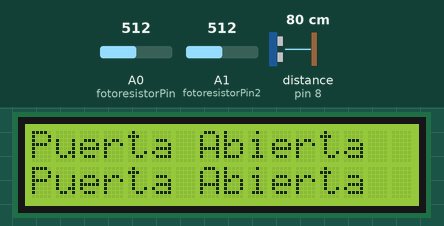
Simulated run of this sketch. Board: Arduino Uno, built with avr-gcc and run on an emulated ATmega328P. Shown: 16×2 character LCD. Inputs (shaded band) come from the test bench; at power-on: A0 (fotoresistorPin) = 512, A1 (fotoresistorPin2) = 512, distance to the obstacle (sensor on pin 8) 80 cm. The echo pulse lasts 58.3 µs per cm; what the sketch prints to the serial monitor is not drawn.

Above: at 1.2 s.
1.3 s: A0 (fotoresistorPin) set to 691
2.8 s: A0 (fotoresistorPin) set to 711
At 3.8 s:
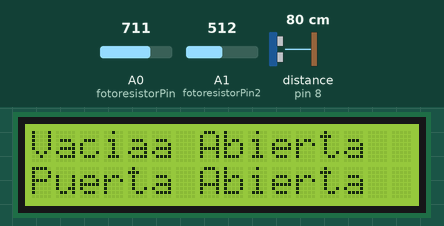
4.3 s: A0 (fotoresistorPin) set to 690
At 5.2 s:
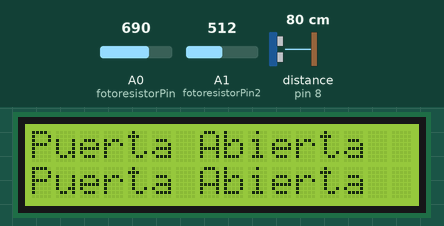
5.8 s: A1 (fotoresistorPin2) set to 11
7.3 s: A1 (fotoresistorPin2) set to 8
8.8 s: A0 (fotoresistorPin) set to 710
At 9.3 s:
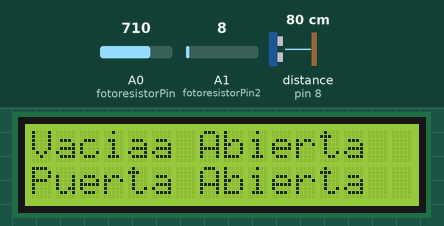
Timing chart, 0 to 11.3 s (numbered marks = the images above; inputs shaded):
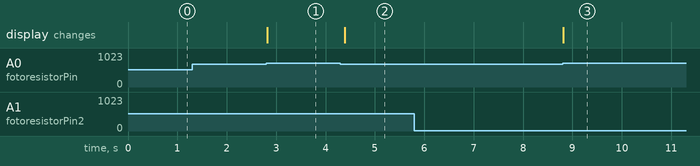

Measured:
- the behaviour switches between 700 and 701 on A0 (fotoresistorPin) (found by bisection; images 0 and 1)
- after the input at 1.3 s, every drawn part: stays the same
- after the input at 2.8 s, the display: changes at once (image 1)
- after the input at 4.3 s, the display: changes after 0.09 s (image 2)
- after the input at 5.8 s, every drawn part: stays the same
- after the input at 7.3 s, every drawn part: stays the same
- after the input at 8.8 s, the display: changes at once (image 3)

The sketch:

una_prueba_mas.ino
```cpp
#include <LiquidCrystal.h>


int tiempo = 0;
int distancia = 0;
int dimension = 0;
bool esta_abierta = true;
int estado = 0;
int trig = 7;
int echo = 8;
int trig2 = 2;
int echo2 = 13;
int telefono1 = 0;
int telefono2 = 0;
int turno1 = 0;
int turno2 = 0;

const int fotoresistorPin = A0;
const int fotoresistorPin2 = A1;


LiquidCrystal lcd(12, 11, 5, 4, 3, 6);

void setup() {
  Serial.begin(9600);
  lcd.begin(16, 2);
  pinMode(trig,OUTPUT);
  pinMode(echo,INPUT);
  pinMode(trig2,OUTPUT);
  pinMode(echo2,INPUT);
  lcd.setCursor(0,0);
  lcd.print("hola");
}

void loop() {
  Serial.println("PASE");
  if(luz(0)){
    disparar_distancia();
  }
  if(luz(1)){
    disparar2();
  }
  Serial.println("Telefono: ");
  Serial.println(telefono2);
  delay(300);
}

void disparar_distancia(){
  //Determinamos cual sensor ultrasonico usar
    digitalWrite(trig,HIGH);
    digitalWrite(trig,LOW);
    tiempo = pulseIn(echo,HIGH);
  //Se realizan las mediciones
  //Serial.println(tiempo);
  int distancia = tiempo/58.2;

  if(distancia > 20){
    mensaje2(0);
  }
  //Se verifica la presencia y tambien se determina la medicion de telefono inicial
  if(distancia < 20){
    //Serial.println("Hay dispositivo!");
    //Serial.println("Distancia: ");
    //Serial.println(distancia);
    limpiar(0);
    mensaje4(0);
    if(turno1 == 0){
      telefono1 = distancia;
      turno1 ++;
    }
  //Se verifica que sea igual al dispositivo inicial
    if(telefono1 != distancia || telefono1 == (distancia-1) || telefono1 == (distancia+1)){
     limpiar(0);
     mensaje3(0);
    }
  }else{
    Serial.println("NO Hay dispositivo!");
  }
  delay(200);

}

void disparar2(){
  digitalWrite(trig2,HIGH);
  digitalWrite(trig2,LOW);
  tiempo = pulseIn(echo2,HIGH);
  int distancia = tiempo/58.2;
  dimension = 15 - distancia;
  //Se verifica la presencia y tambien se determina la medicion de telefono inicial
  if(distancia < 20){
    //Serial.println("Hay dispositivo!");
    //Serial.println("Distancia: ");
    //Serial.println(distancia);
    limpiar(1);
    mensaje4(1);
    if(turno2 == 0 && distancia != 0){
      telefono2 = distancia;
      turno2 ++;
    }
  //Se verifica que sea igual al dispositivo inicial


    if(telefono2 != distancia){
     limpiar(1);
     mensaje3(1);
    }

  }else{
    Serial.println("NO Hay dispositivo!");
  }

}

void mensaje1(int pos){

  lcd.setCursor(0, pos);
  lcd.print("Puerta Abierta");
  Serial.println("Abierta");
}

void mensaje2(int pos){
  lcd.setCursor(0, pos);
  lcd.print("Vacia");
  Serial.println("Vacia");
}

void mensaje3(int pos){
  lcd.setCursor(0, pos);
  lcd.print("Hubo cambio!");
  Serial.println("Cambio");
}

void mensaje5(int pos){
  lcd.setCursor(0, pos);
  lcd.print("No cambio");
}

void mensaje4(int pos){
  lcd.setCursor(0, pos);
  lcd.print("Ocupada");
  Serial.println("Ocupada");
}

void limpiar(int pos){
  lcd.setCursor(0, pos);
  lcd.print("                ");
}

void mensaje_inicial(int pos){
  lcd.setCursor(0, pos);
  lcd.print("                ");
}

bool luz(int pos){
  int valorLuz = 0;
  if(pos == 0){
    valorLuz = analogRead(fotoresistorPin);
  }else if (pos == 1){
    valorLuz = analogRead(fotoresistorPin2);
  }
  Serial.print("Valor de luz: ");
  Serial.println(valorLuz);

  if(valorLuz > 700){
    Serial.println(" Esta cerrada");
    return true;
  }else{
     Serial.println(" Esta abierta");
     limpiar(pos);
     mensaje1(pos);
     return false;
  }


  delay(100);
}
```
